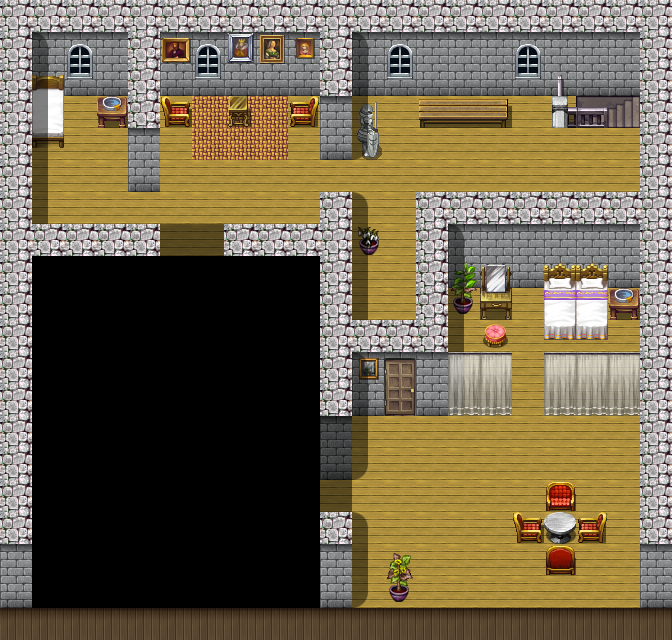

The image is a tile-based game level rendered from a .tmx file. Its description and source (layers, tilesets, objects; grid data summarised) follow:
An orthogonal 21x20 tile map with 32x32 px tiles, 3 tile layers (Ground, Objects, Above), 3 hidden layers not drawn, 60 tilesets and 11 objects (5x sign, 3x spawn, 2x replace, mapchange).

<map version="1.0" tiledversion="1.0.2" orientation="orthogonal" renderorder="right-down" width="21" height="20" tilewidth="32" tileheight="32" nextobjectid="10">
 <tileset firstgid="1" name="map_bed_1" tilewidth="32" tileheight="32" tilecount="128" columns="16">
  <image source="../drawable/map_bed_1.png" width="512" height="256" />
 </tileset>
 <tileset firstgid="129" name="map_border_1" tilewidth="32" tileheight="32" tilecount="128" columns="16">
  <image source="../drawable/map_border_1.png" width="512" height="256" />
 </tileset>
 <tileset firstgid="257" name="map_bridge_1" tilewidth="32" tileheight="32" tilecount="128" columns="16">
  <image source="../drawable/map_bridge_1.png" width="512" height="256" />
 </tileset>
 <tileset firstgid="385" name="map_bridge_2" tilewidth="32" tileheight="32" tilecount="128" columns="16">
  <image source="../drawable/map_bridge_2.png" width="512" height="256" />
 </tileset>
 <tileset firstgid="513" name="map_broken_1" tilewidth="32" tileheight="32" tilecount="128" columns="16">
  <image source="../drawable/map_broken_1.png" width="512" height="256" />
 </tileset>
 <tileset firstgid="641" name="map_cavewall_1" tilewidth="32" tileheight="32" tilecount="108" columns="18">
  <image source="../drawable/map_cavewall_1.png" width="576" height="192" />
 </tileset>
 <tileset firstgid="749" name="map_cavewall_2" tilewidth="32" tileheight="32" tilecount="108" columns="18">
  <image source="../drawable/map_cavewall_2.png" width="576" height="192" />
 </tileset>
 <tileset firstgid="857" name="map_cavewall_3" tilewidth="32" tileheight="32" tilecount="108" columns="18">
  <image source="../drawable/map_cavewall_3.png" width="576" height="192" />
 </tileset>
 <tileset firstgid="965" name="map_cavewall_4" tilewidth="32" tileheight="32" tilecount="108" columns="18">
  <image source="../drawable/map_cavewall_4.png" width="576" height="192" />
 </tileset>
 <tileset firstgid="1073" name="map_chair_table_1" tilewidth="32" tileheight="32" tilecount="128" columns="16">
  <image source="../drawable/map_chair_table_1.png" width="512" height="256" />
 </tileset>
 <tileset firstgid="1201" name="map_chair_table_2" tilewidth="32" tileheight="32" tilecount="128" columns="16">
  <image source="../drawable/map_chair_table_2.png" width="512" height="256" />
 </tileset>
 <tileset firstgid="1329" name="map_crate_1" tilewidth="32" tileheight="32" tilecount="128" columns="16">
  <image source="../drawable/map_crate_1.png" width="512" height="256" />
 </tileset>
 <tileset firstgid="1457" name="map_cupboard_1" tilewidth="32" tileheight="32" tilecount="128" columns="16">
  <image source="../drawable/map_cupboard_1.png" width="512" height="256" />
 </tileset>
 <tileset firstgid="1585" name="map_curtain_1" tilewidth="32" tileheight="32" tilecount="128" columns="16">
  <image source="../drawable/map_curtain_1.png" width="512" height="256" />
 </tileset>
 <tileset firstgid="1713" name="map_entrance_1" tilewidth="32" tileheight="32" tilecount="128" columns="16">
  <image source="../drawable/map_entrance_1.png" width="512" height="256" />
 </tileset>
 <tileset firstgid="1841" name="map_entrance_2" tilewidth="32" tileheight="32" tilecount="128" columns="16">
  <image source="../drawable/map_entrance_2.png" width="512" height="256" />
 </tileset>
 <tileset firstgid="1969" name="map_fence_1" tilewidth="32" tileheight="32" tilecount="128" columns="16">
  <image source="../drawable/map_fence_1.png" width="512" height="256" />
 </tileset>
 <tileset firstgid="2097" name="map_fence_2" tilewidth="32" tileheight="32" tilecount="128" columns="16">
  <image source="../drawable/map_fence_2.png" width="512" height="256" />
 </tileset>
 <tileset firstgid="2225" name="map_fence_3" tilewidth="32" tileheight="32" tilecount="128" columns="16">
  <image source="../drawable/map_fence_3.png" width="512" height="256" />
 </tileset>
 <tileset firstgid="2353" name="map_fence_4" tilewidth="32" tileheight="32" tilecount="128" columns="16">
  <image source="../drawable/map_fence_4.png" width="512" height="256" />
 </tileset>
 <tileset firstgid="2481" name="map_ground_1" tilewidth="32" tileheight="32" tilecount="128" columns="16">
  <image source="../drawable/map_ground_1.png" width="512" height="256" />
 </tileset>
 <tileset firstgid="2609" name="map_ground_2" tilewidth="32" tileheight="32" tilecount="128" columns="16">
  <image source="../drawable/map_ground_2.png" width="512" height="256" />
 </tileset>
 <tileset firstgid="2737" name="map_ground_3" tilewidth="32" tileheight="32" tilecount="128" columns="16">
  <image source="../drawable/map_ground_3.png" width="512" height="256" />
 </tileset>
 <tileset firstgid="2865" name="map_ground_4" tilewidth="32" tileheight="32" tilecount="128" columns="16">
  <image source="../drawable/map_ground_4.png" width="512" height="256" />
 </tileset>
 <tileset firstgid="2993" name="map_ground_5" tilewidth="32" tileheight="32" tilecount="128" columns="16">
  <image source="../drawable/map_ground_5.png" width="512" height="256" />
 </tileset>
 <tileset firstgid="3121" name="map_ground_6" tilewidth="32" tileheight="32" tilecount="128" columns="16">
  <image source="../drawable/map_ground_6.png" width="512" height="256" />
 </tileset>
 <tileset firstgid="3249" name="map_ground_7" tilewidth="32" tileheight="32" tilecount="128" columns="16">
  <image source="../drawable/map_ground_7.png" width="512" height="256" />
 </tileset>
 <tileset firstgid="3377" name="map_ground_8" tilewidth="32" tileheight="32" tilecount="128" columns="16">
  <image source="../drawable/map_ground_8.png" width="512" height="256" />
 </tileset>
 <tileset firstgid="3505" name="map_house_1" tilewidth="32" tileheight="32" tilecount="128" columns="16">
  <image source="../drawable/map_house_1.png" width="512" height="256" />
 </tileset>
 <tileset firstgid="3633" name="map_house_2" tilewidth="32" tileheight="32" tilecount="128" columns="16">
  <image source="../drawable/map_house_2.png" width="512" height="256" />
 </tileset>
 <tileset firstgid="3761" name="map_indoor_1" tilewidth="32" tileheight="32" tilecount="128" columns="16">
  <image source="../drawable/map_indoor_1.png" width="512" height="256" />
 </tileset>
 <tileset firstgid="3889" name="map_indoor_2" tilewidth="32" tileheight="32" tilecount="128" columns="16">
  <image source="../drawable/map_indoor_2.png" width="512" height="256" />
 </tileset>
 <tileset firstgid="4017" name="map_kitchen_1" tilewidth="32" tileheight="32" tilecount="128" columns="16">
  <image source="../drawable/map_kitchen_1.png" width="512" height="256" />
 </tileset>
 <tileset firstgid="4145" name="map_outdoor_1" tilewidth="32" tileheight="32" tilecount="128" columns="16">
  <image source="../drawable/map_outdoor_1.png" width="512" height="256" />
 </tileset>
 <tileset firstgid="4273" name="map_pillar_1" tilewidth="32" tileheight="32" tilecount="128" columns="16">
  <image source="../drawable/map_pillar_1.png" width="512" height="256" />
 </tileset>
 <tileset firstgid="4401" name="map_pillar_2" tilewidth="32" tileheight="32" tilecount="128" columns="16">
  <image source="../drawable/map_pillar_2.png" width="512" height="256" />
 </tileset>
 <tileset firstgid="4529" name="map_plant_1" tilewidth="32" tileheight="32" tilecount="128" columns="16">
  <image source="../drawable/map_plant_1.png" width="512" height="256" />
 </tileset>
 <tileset firstgid="4657" name="map_plant_2" tilewidth="32" tileheight="32" tilecount="128" columns="16">
  <image source="../drawable/map_plant_2.png" width="512" height="256" />
 </tileset>
 <tileset firstgid="4785" name="map_rock_1" tilewidth="32" tileheight="32" tilecount="128" columns="16">
  <image source="../drawable/map_rock_1.png" width="512" height="256" />
 </tileset>
 <tileset firstgid="4913" name="map_rock_2" tilewidth="32" tileheight="32" tilecount="128" columns="16">
  <image source="../drawable/map_rock_2.png" width="512" height="256" />
 </tileset>
 <tileset firstgid="5041" name="map_roof_1" tilewidth="32" tileheight="32" tilecount="128" columns="16">
  <image source="../drawable/map_roof_1.png" width="512" height="256" />
 </tileset>
 <tileset firstgid="5169" name="map_roof_2" tilewidth="32" tileheight="32" tilecount="128" columns="16">
  <image source="../drawable/map_roof_2.png" width="512" height="256" />
 </tileset>
 <tileset firstgid="5297" name="map_roof_3" tilewidth="32" tileheight="32" tilecount="128" columns="16">
  <image source="../drawable/map_roof_3.png" width="512" height="256" />
 </tileset>
 <tileset firstgid="5425" name="map_shop_1" tilewidth="32" tileheight="32" tilecount="128" columns="16">
  <image source="../drawable/map_shop_1.png" width="512" height="256" />
 </tileset>
 <tileset firstgid="5553" name="map_sign_ladder_1" tilewidth="32" tileheight="32" tilecount="128" columns="16">
  <image source="../drawable/map_sign_ladder_1.png" width="512" height="256" />
 </tileset>
 <tileset firstgid="5681" name="map_table_1" tilewidth="32" tileheight="32" tilecount="128" columns="16">
  <image source="../drawable/map_table_1.png" width="512" height="256" />
 </tileset>
 <tileset firstgid="5809" name="map_trail_1" tilewidth="32" tileheight="32" tilecount="128" columns="16">
  <image source="../drawable/map_trail_1.png" width="512" height="256" />
 </tileset>
 <tileset firstgid="5937" name="map_transition_1" tilewidth="32" tileheight="32" tilecount="128" columns="16">
  <image source="../drawable/map_transition_1.png" width="512" height="256" />
 </tileset>
 <tileset firstgid="6065" name="map_transition_2" tilewidth="32" tileheight="32" tilecount="128" columns="16">
  <image source="../drawable/map_transition_2.png" width="512" height="256" />
 </tileset>
 <tileset firstgid="6193" name="map_transition_3" tilewidth="32" tileheight="32" tilecount="128" columns="16">
  <image source="../drawable/map_transition_3.png" width="512" height="256" />
 </tileset>
 <tileset firstgid="6321" name="map_transition_4" tilewidth="32" tileheight="32" tilecount="128" columns="16">
  <image source="../drawable/map_transition_4.png" width="512" height="256" />
 </tileset>
 <tileset firstgid="6449" name="map_tree_1" tilewidth="32" tileheight="32" tilecount="128" columns="16">
  <image source="../drawable/map_tree_1.png" width="512" height="256" />
 </tileset>
 <tileset firstgid="6577" name="map_tree_2" tilewidth="32" tileheight="32" tilecount="128" columns="16">
  <image source="../drawable/map_tree_2.png" width="512" height="256" />
 </tileset>
 <tileset firstgid="6705" name="map_wall_1" tilewidth="32" tileheight="32" tilecount="128" columns="16">
  <image source="../drawable/map_wall_1.png" width="512" height="256" />
 </tileset>
 <tileset firstgid="6833" name="map_wall_2" tilewidth="32" tileheight="32" tilecount="120" columns="15">
  <image source="../drawable/map_wall_2.png" width="480" height="256" />
 </tileset>
 <tileset firstgid="6953" name="map_wall_3" tilewidth="32" tileheight="32" tilecount="120" columns="15">
  <image source="../drawable/map_wall_3.png" width="480" height="256" />
 </tileset>
 <tileset firstgid="7073" name="map_wall_4" tilewidth="32" tileheight="32" tilecount="120" columns="15">
  <image source="../drawable/map_wall_4.png" width="480" height="256" />
 </tileset>
 <tileset firstgid="7193" name="map_window_1" tilewidth="32" tileheight="32" tilecount="128" columns="16">
  <image source="../drawable/map_window_1.png" width="512" height="256" />
 </tileset>
 <tileset firstgid="7321" name="map_window_2" tilewidth="32" tileheight="32" tilecount="128" columns="16">
  <image source="../drawable/map_window_2.png" width="512" height="256" />
 </tileset>
 <tileset firstgid="7449" name="map_guynmart" tilewidth="32" tileheight="32" tilecount="128" columns="16">
  <image source="../drawable/map_guynmart.png" width="512" height="256" />
 </tileset>
 <layer name="Ground" width="21" height="20">
  <data>[420 cells, 420 non-empty, 6 distinct tile ids]</data>
 </layer>
 <layer name="Objects_1" width="21" height="20" visible="0">
  <data>[420 cells, 26 non-empty, 22 distinct tile ids]</data>
 </layer>
 <layer name="Objects" width="21" height="20">
  <data>[420 cells, 150 non-empty, 39 distinct tile ids]</data>
 </layer>
 <layer name="Above_1" width="21" height="20" visible="0">
  <data>[420 cells, 23 non-empty, 12 distinct tile ids]</data>
 </layer>
 <layer name="Above" width="21" height="20">
  <data>[420 cells, 143 non-empty, 11 distinct tile ids]</data>
 </layer>
 <layer name="Walkable" width="21" height="20" visible="0">
  <data>[420 cells, 219 non-empty, 1 distinct tile ids]</data>
 </layer>
 <objectgroup name="Mapevents" visible="0">
  <object id="3" name="guynmart_sign_rob1" type="sign" x="160" y="256" width="64" height="64" />
  <object id="4" name="guynmart_sign_rob2" type="sign" x="64" y="416" width="96" height="32" />
  <object id="5" name="guynmart_sign_rob3" type="sign" x="32" y="576" width="64" height="32" />
  <object id="6" name="guynmart_sign_rob4" type="sign" x="224" y="576" width="96" height="32" />
  <object id="7" name="guynmart_sign_rob5" type="sign" x="256" y="384" width="32" height="128" />
  <object id="1" name="down" type="mapchange" x="608" y="96" width="32" height="32">
   <properties>
    <property name="map" value="guynmart_main_2" />
    <property name="place" value="up" />
   </properties>
  </object>
 </objectgroup>
 <objectgroup name="Spawn" visible="0">
  <object id="6" name="guynmart_maid" type="spawn" x="416" y="352" width="224" height="160">
   <properties>
    <property name="quantity" value="1" />
    <property name="spawngroup" value="guynmart_maid" />
   </properties>
  </object>
  <object id="2" name="guynmart_rob" type="spawn" x="160" y="512" width="32" height="32">
   <properties>
    <property name="quantity" value="1" />
    <property name="spawngroup" value="guynmart_rob" />
   </properties>
  </object>
  <object id="9" name="guynmart_servant" type="spawn" x="32" y="96" width="32" height="32">
   <properties>
    <property name="quantity" value="1" />
    <property name="spawngroup" value="guynmart_servant" />
   </properties>
  </object>
 </objectgroup>
 <objectgroup name="Keys" visible="0" />
 <objectgroup name="Replace" visible="0">
  <object id="8" name="guynmart_qRpl_shutters:1" type="replace" x="32" y="224" width="320" height="384">
   <properties>
    <property name="Objects" value="Objects_1" />
   </properties>
  </object>
  <object id="8" name="guynmart_qRpl_shutters:1" type="replace" x="32" y="224" width="320" height="384">
   <properties>
    <property name="Above" value="Above_1" />
   </properties>
  </object>
 </objectgroup>
</map>
